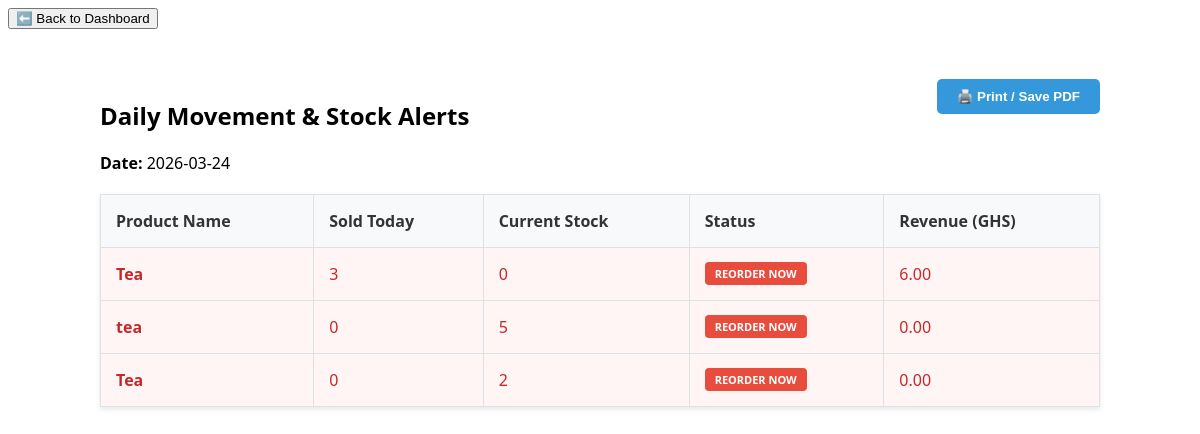
/reports/daily_items (signed in), run on an earlier commit of the app's database.
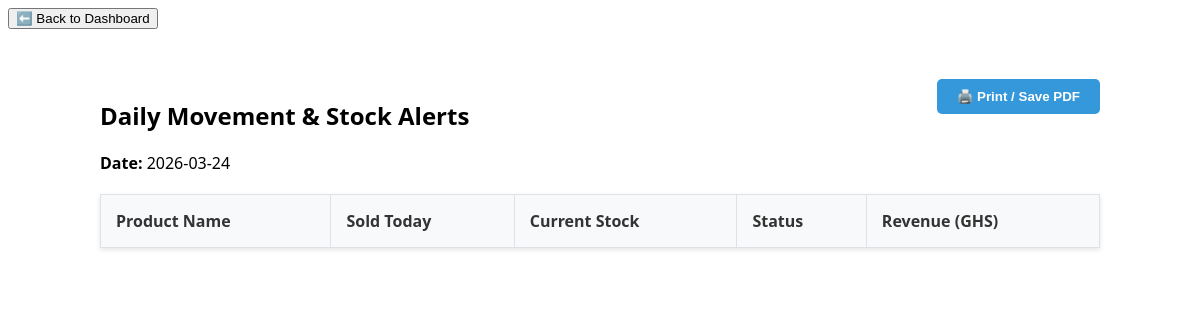
And on a later commit of the database.
### tables this page shows
CREATE TABLE products (
            id INTEGER PRIMARY KEY AUTOINCREMENT, 
            name TEXT NOT NULL,
            category TEXT DEFAULT 'General', 
            sell_price REAL NOT NULL, 
            quantity INTEGER NOT NULL CHECK(quantity >= 0),
            is_active INTEGER DEFAULT 1,
            min_stock_level INTEGER DEFAULT 5,
            date_added DATETIME DEFAULT (strftime('%Y-%m-%d %H:%M:%S', 'now')));

### app.py (the view)
@app.route('/reports/daily_items')
@admin_required
def daily_items_report():
    target_date = request.args.get('date', datetime.utcnow().strftime('%Y-%m-%d'))
    db = get_db()
    report_data = db.execute('''
        SELECT
            p.name,
            p.quantity,
            p.min_stock_level,
            SUM(s.quantity) as total_sold,
            SUM(s.total_price) as revenue
        FROM products p
        LEFT JOIN sales s ON p.id = s.product_id AND DATE(s.timestamp) = ?
        GROUP BY p.id
        HAVING total_sold > 0 OR p.quantity <= p.min_stock_level
        ORDER BY (p.quantity <= p.min_stock_level) DESC, total_sold DESC
    ''', (target_date,)).fetchall()
    return render_template('daily_items.html', items=report_data, date=target_date)

### app.py (called while the page is built)
def get_db():
    if 'db' not in g:
        g.db = sqlite3.connect(DATABASE)
        g.db.row_factory = sqlite3.Row
        g.db.execute("PRAGMA foreign_keys = ON")
    return g.db

@app.teardown_appcontext
def close_connection(exception):
    db = g.pop('db', None)
    if db is not None:
        db.close()

def admin_required(f):
    @wraps(f)
    def decorated_function(*args, **kwargs):
        if session.get('role') != 'Admin':
            flash("Unauthorized! Admin rights required.")
            return redirect(url_for('dashboard'))
        return f(*args, **kwargs)
    return decorated_function

### templates/daily_items.html (shortened to what this page needs)
<div style="margin-bottom: 20px; display: flex; justify-content: space-between; align-items: center;">
    <button onclick="window.location.href='/dashboard'" class="btn-back">
        ⬅️ Back to Dashboard
    </button>
</div>
<div class="report-container">
    <button onclick="window.print()" class="btn-print">🖨️ Print / Save PDF</button>
    <h2>Daily Movement & Stock Alerts</h2>
    <p><strong>Date:</strong> {{ date }}</p>
    <table class="report-table">
        <thead>
            <tr>
                <th>Product Name</th>
                <th>Sold Today</th>
                <th>Current Stock</th>
                <th>Status</th>
                <th>Revenue (GHS)</th>
            </tr>
        </thead>
        <tbody>
            {% for item in items %}
            <tr class="{{ 'stock-critical' if item.quantity <= item.min_stock_level else '' }}">
                <td><strong>{{ item.name }}</strong></td>
                <td>{{ item.total_sold or 0 }}</td>
                <td>{{ item.quantity }}</td>
                <td>
                    {% if item.quantity <= item.min_stock_level %}
                        <span class="badge-reorder">REORDER NOW</span>
                    {% else %}
                        <span class="badge-ok">✓ OK</span>
                    {% endif %}
                </td>
                <td>{{ "{:,.2f}".format(item.revenue or 0) }}</td>
            </tr>
            {% endfor %}
        </tbody>
    </table>
</div>

What changed in the data, as far as the page shows it:
removed products: name "Tea", total_sold "3", quantity "0", min_stock_level "REORDER NOW", revenue "6.00"
removed products: name "tea", total_sold "0", quantity "5", min_stock_level "REORDER NOW", revenue "0.00"
removed products: name "Tea", total_sold "0", quantity "2", min_stock_level "REORDER NOW", revenue "0.00"
